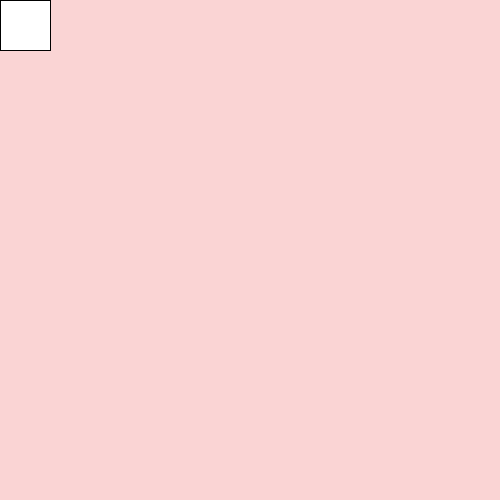
Frame 1 (no input)
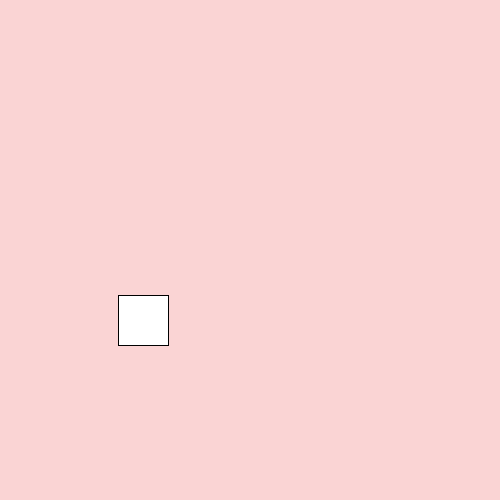
Frame 60 (the mouse pressed at the canvas centre just before this capture)
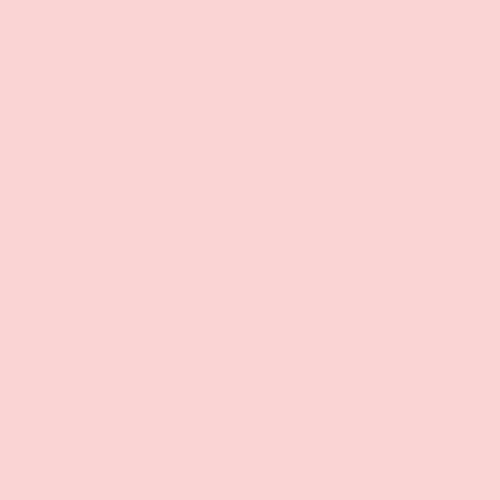
Frame 120 (the mouse held since frame 60 and released just before this capture)

The Processing sketch that drew these frames (run headless with seeded random() and noise(); from frame 60 on, the mouse is pressed at the canvas centre):

// Processing sketch: AnimationIntro
// ── AnimationIntro.pde
int myLocation = 0;
int stepSize = 2;
int myLocationY = 0;
int myStepSizeY = 5;

void setup(){
  size(500, 500); 
}

void draw(){
   background(250, 212, 212);
   rect(myLocation, myLocationY, 50, 50);
   myLocation = myLocation + stepSize;
   myLocationY = myLocationY + myStepSizeY;
}
